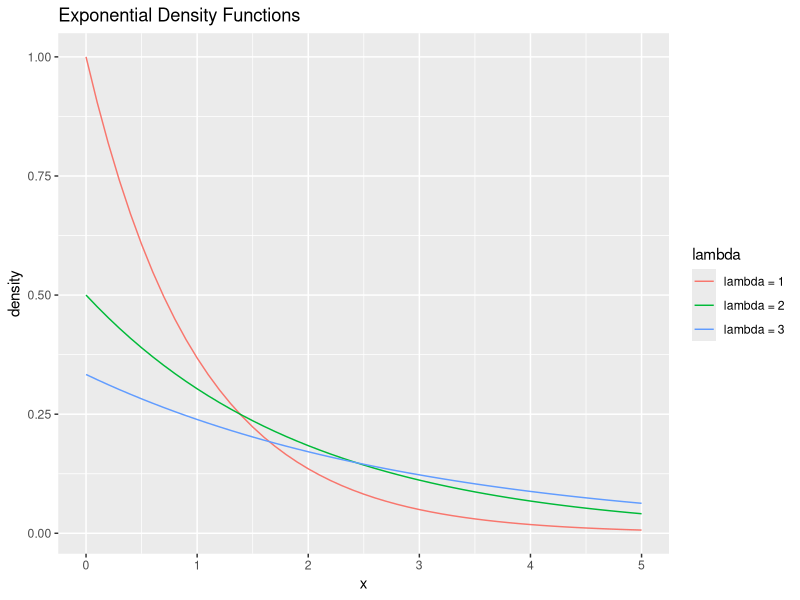

Source code (R):
## ---- chunk 1
library(tidyverse)
expo_frame <- data_frame(x = seq(from = 0, to = 5, by =0.1))
expo_frame %>%
  mutate("lambda = 1"     = dexp(x, rate = 1))     %>%
  mutate("lambda = 2"     = dexp(x, rate = 1 / 2)) %>%
  mutate("lambda = 3"     = dexp(x, rate = 1 / 3)) %>%
  gather(key = lambda, value = density, -x)        %>%
  ggplot(aes(x = x, y = density, col = lambda)) +
  geom_line() +
  ggtitle("Exponential Density Functions")
